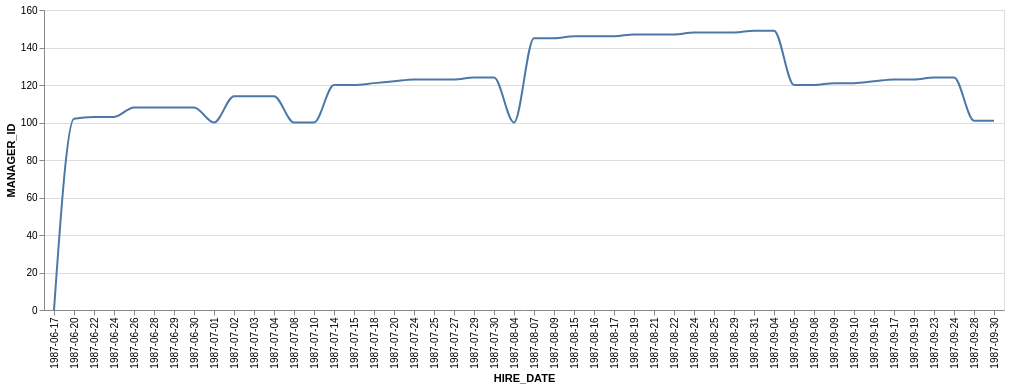

Express this chart as Vega-Lite.
### Vega-Lite specification from a JSON file in a GitHub repository (floating-point values rounded to 4 significant figures)
{"data": {"values": [{"x_data": "1987-06-17", "y_data": 0}, {"x_data": "1987-06-20", "y_data": 102}, {"x_data": "1987-06-22", "y_data": 103}, {"x_data": "1987-06-24", "y_data": 103}, {"x_data": "1987-06-26", "y_data": 108}, {"x_data": "1987-06-28", "y_data": 108}, {"x_data": "1987-06-29", "y_data": 108}, {"x_data": "1987-06-30", "y_data": 108}, {"x_data": "1987-07-01", "y_data": 100}, {"x_data": "1987-07-02", "y_data": 114}, {"x_data": "1987-07-03", "y_data": 114}, {"x_data": "1987-07-04", "y_data": 114}, {"x_data": "1987-07-08", "y_data": 100}, {"x_data": "1987-07-10", "y_data": 100}, {"x_data": "1987-07-14", "y_data": 120}, {"x_data": "1987-07-15", "y_data": 120}, {"x_data": "1987-07-18", "y_data": 121}, {"x_data": "1987-07-20", "y_data": 122}, {"x_data": "1987-07-24", "y_data": 123}, {"x_data": "1987-07-25", "y_data": 123}, {"x_data": "1987-07-27", "y_data": 123}, {"x_data": "1987-07-29", "y_data": 124}, {"x_data": "1987-07-30", "y_data": 124}, {"x_data": "1987-08-04", "y_data": 100}, {"x_data": "1987-08-07", "y_data": 145}, {"x_data": "1987-08-09", "y_data": 145}, {"x_data": "1987-08-15", "y_data": 146}, {"x_data": "1987-08-16", "y_data": 146}, {"x_data": "1987-08-17", "y_data": 146}, {"x_data": "1987-08-19", "y_data": 147}, {"x_data": "1987-08-21", "y_data": 147}, {"x_data": "1987-08-22", "y_data": 147}, {"x_data": "1987-08-24", "y_data": 148}, {"x_data": "1987-08-25", "y_data": 148}, {"x_data": "1987-08-29", "y_data": 148}, {"x_data": "1987-08-31", "y_data": 149}, {"x_data": "1987-09-04", "y_data": 149}, {"x_data": "1987-09-05", "y_data": 120}, {"x_data": "1987-09-08", "y_data": 120}, {"x_data": "1987-09-09", "y_data": 121}, {"x_data": "1987-09-10", "y_data": 121}, {"x_data": "1987-09-16", "y_data": 122}, {"x_data": "1987-09-17", "y_data": 123}, {"x_data": "1987-09-19", "y_data": 123}, {"x_data": "1987-09-23", "y_data": 124}, {"x_data": "1987-09-24", "y_data": 124}, {"x_data": "1987-09-28", "y_data": 101}, {"x_data": "1987-09-30", "y_data": 101}]}, "mark": {"type": "line", "interpolate": "monotone"}, "encoding": {"x": {"field": "x_data", "type": "nominal", "title": "HIRE_DATE", "sort": "ascending"}, "y": {"field": "y_data", "type": "quantitative", "title": "MANAGER_ID"}}}
